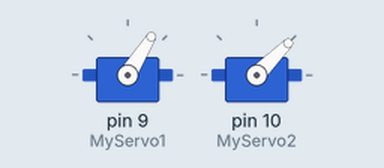
A sketch run on a simulated Arduino Uno, built with avr-gcc and run on an emulated ATmega328P. Shown: 2 × servo. The local clock reads 2024-03-15 10:24:30 at power-on unless the sketch sets it; what the sketch prints to the serial monitor is not drawn.

Above: at 0.1 s.
Timing chart, 0 to 91.6 s (numbered marks = the images above):
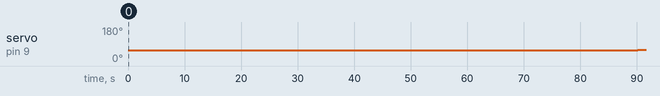

Measured:
- by itself, servo on pin 9 (MyServo1): 58° → 59° at 90.1 s

The sketch:

Main_Code_SolarPanel.ino
```cpp
#include <Wire.h>
#include <ds3231.h>
#include<Servo.h>

#define SUNDIAMETER 0.53  // Sun diameter in degrees
#define AIRREFRACTION (34.0/60.0) // athmospheric refraction in degrees

Servo MyServo1, MyServo2;

struct ts t;


double myLat = 27.603482;  //south latitude negative
double myLon = 77.595686; //west longitude negative
float TZ = 5.50 ; //west negative
double FNday (int y, int m, int d, float h)
{
  //   Get the days to J2000
  //   h is UT in decimal hours
  //   FNday only works between 1901 to 2099 - see Meeus chapter 7
  long int count = - 7 * (y + (m + 9)/12)/4 + 275*m/9 + d;
  // type casting necessary on PC DOS and TClite to avoid overflow
  count+= (long int)y*367;
  return (double)count - 730531.5 + h/24.0;
}

double FNrange (double x)
{
  //  the function returns an angle in the range 0 to 2*PI
  double b = x / TWO_PI;
  double a = TWO_PI * (b - (long)(b));
  if (a < 0) a = TWO_PI + a;
  return a;
}

double f0(double lat, double declin)
{
  // Calculating the hourangle
  double fo,dfo;
  // Correction: different sign at S HS
  dfo = DEG_TO_RAD*(0.5*SUNDIAMETER + AIRREFRACTION); if (lat < 0.0) dfo = -dfo;
  fo = tan(declin + dfo) * tan(lat*DEG_TO_RAD);
  if (fo>0.99999) fo=1.0; // to avoid overflow //
  fo = asin(fo) + PI/2.0;
  return fo;
}

double f1(double lat, double declin)
{
  // Calculating the hourangle for twilight times
  double fi,df1;
  // Correction: different sign at S HS
  df1 = DEG_TO_RAD * 6.0; if (lat < 0.0) df1 = -df1;
  fi = tan(declin + df1) * tan(lat*DEG_TO_RAD);
  if (fi>0.99999) fi=1.0; // to avoid overflow //
  fi = asin(fi) + PI/2.0;
  return fi;
}

double FNsun (double d, double &L)
{
  //   Find the ecliptic longitude of the Sun
  double g;
  //   mean longitude of the Sun
  L = FNrange(280.461 * DEG_TO_RAD + .9856474 * DEG_TO_RAD * d);

  //   mean anomaly of the Sun
  g = FNrange(357.528 * DEG_TO_RAD + .9856003 * DEG_TO_RAD * d);

  //   Ecliptic longitude of the Sun
  return FNrange(L + 1.915 * DEG_TO_RAD * sin(g) + .02 * DEG_TO_RAD * sin(2 * g));
};


void sunCalc(int year, int month, int day, float timezone, double latitude, double longitude, int &sunrise, int &sunset, int &dawn, int &dusk)
// calculates times of morning dawn, sunrise, sunset, evening dusk
{
  double L, daylen;
  double h = 12; // assume sun position at high noon
  double d = FNday(year, month, day, h);

  //   Use FNsun to find the ecliptic longitude of the Sun
  double lambda = FNsun(d, L);

  //   Obliquity of the ecliptic
  double obliq = 23.439 * DEG_TO_RAD - .0000004 * DEG_TO_RAD * d;

  //   Find the RA and DEC of the Sun
  double alpha = atan2(cos(obliq) * sin(lambda), cos(lambda));
  double delta = asin(sin(obliq) * sin(lambda));

  // Find the Equation of Time
  // in minutes
  // Correction suggested by David Smith
  double LL = L - alpha;
  if (L < PI) LL += TWO_PI;
  double equation = 1440.0 * (1.0 - LL / TWO_PI);
  double ha = f0(latitude,delta);
  double hb = f1(latitude,delta);
  double twx = hb - ha; // length of twilight in radians
  twx = 12.0*twx/PI;    // length of twilight in hours
  // Conversion of angle to hours and minutes //
  daylen = RAD_TO_DEG*ha/7.5;
  if (daylen<0.0001) {daylen = 0.0;}
  // arctic winter //

  double riset = 12.0 - 12.0 * ha/PI + timezone - longitude/15.0 + equation/60.0;
  double settm = 12.0 + 12.0 * ha/PI + timezone - longitude/15.0 + equation/60.0;
 // double noont = riset + 12.0 * ha/PI;
  double altmax = 90.0 + delta * RAD_TO_DEG - latitude;
  // Correction for S HS suggested by David Smith
  // to express altitude as degrees from the N horizon
  if (latitude < delta * RAD_TO_DEG) altmax = 180.0 - altmax;

  double twam = riset - twx;      // morning twilight begin
  double twpm = settm + twx;      // evening twilight end

  if (riset > 24.0) riset-= 24.0;
  if (settm > 24.0) settm-= 24.0;

  sunrise=round(riset*60); //minutes past midnight
  sunset=round(settm*60);
  dawn=round(twam*60);
  dusk=round(twpm*60);
}

void setup() {

  MyServo1.attach(9);
  MyServo2.attach(10);
  Serial.begin(9600);
  Wire.begin();
  DS3231_init(DS3231_CONTROL_INTCN);
 }

void loop()
{
  DS3231_get(&t);
  Serial.print("Date : ");
  Serial.print(t.mday);
  Serial.print("/");
  Serial.print(t.mon);
  Serial.print("/");
  Serial.print(t.year);
  Serial.print("\t Hour : ");
  Serial.print(t.hour);
  Serial.print(":");
  Serial.print(t.min);
  Serial.print(".");
  Serial.println(t.sec);


  int sunrise,sunset,dawn,dusk;
  sunCalc(t.year, t.mon,t.mday, TZ, myLat, myLon, sunrise, sunset, dawn, dusk);
  char buf[30];

  snprintf(buf,sizeof(buf),"Sunrise %02d:%02d, Sunset %02d:%02d",sunrise/60,sunrise%60,sunset/60,sunset%60);
  Serial.println(buf);
    int difference = ((t.hour-(sunrise/60))*60)+ (t.min- (sunrise%60));
    float angle = difference * 0.25;

    if(angle>=0 && angle <=180){
      MyServo1.write(angle);
    if(angle<=90)
    {
      MyServo2.write(45);
    }
    else
    {
      MyServo2.write(45);
    }
    }
    else if(angle==181)
    {
       for(int angle=180;angle>=0;angle--)
      {
        MyServo1.write(angle);
        delay(50);
      }
    }
    else
    {
      MyServo1.write(0);
    }
    delay(5000);
}
```
